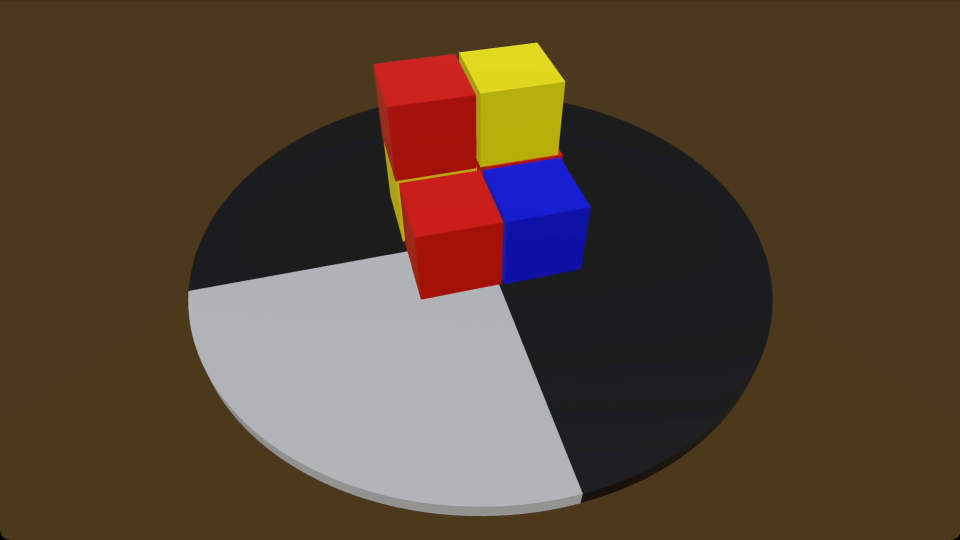
#> input picture frame 183 of video_analyse/ressources/video_example/video_example.mp4, 1920 x 1080 px (shown at 1/2 size)
$ python app.py
#> lines starting #> are read from the running program, lines starting #| are printed output that depends on the picture; after the words box and inside, x2 and y2 are one past the last pixel; in counts of white or black regions, pixels touching at a corner belong together
import cv2
import numpy as np
import os
import json
import time

video_path = '../ressources/video_example/video_example.mp4'

#region CONFIGURATION CONSTANTS

IN_DEBUG_MODE = False
FRAME_STEP_BY_STEP = False

ROTATION_SIDES = 4

CHECKED_FRAMES_PER_SIDE = 10

MIN_CONTOUR_AREA = 1000
MIN_CONTOUR_HEIGHT = 100
MIN_CONTOUR_WIDTH = 100

TOLERANCE_CONTOUR_IS_AROUND_CENTER = 20
TOLERANCE_IS_NEAR_TOP = 50
TOLERANCE_IS_NEAR_BOTTOM = 50

OUTPUT_FILE_NAME = "output.json"
OUTPUT_FILE_DIR = "../tmp"


#endregion

#region PRESTRUCTURED LISTS / DICTIONARIES

red_color = [
    {
        "color_name": "red",
        "lower_bounds": np.array([0, 100, 20]),
        "upper_bounds": np.array([10, 255, 255])
    },
    {
        "color_name": "red",
        "lower_bounds": np.array([160, 100, 20]),
        "upper_bounds": np.array([180, 255, 255])
    }
]

yellow_color = [
    {
        "color_name": "yellow",
        "lower_bounds": np.array([20, 100, 100]),
        "upper_bounds": np.array([40, 255, 255])
    }
]

blue_color = [
    {
        "color_name": "blue",
        "lower_bounds": np.array([90, 100, 100]),
        "upper_bounds": np.array([130, 255, 255])
    }
]

light_grey_color = [
    {
        "color_name": "light grey",
        "lower_bounds": np.array([0, 0, 180]),
        "upper_bounds": np.array([180, 40, 255])
    }
]

result = {
    "time": "",
    "config": {
        "1": "",
        "2": "",
        "3": "",
        "4": "",
        "5": "",
        "6": "",
        "7": "",
        "8": ""
    }
}

result_cache = {
    "1": {
        "color":"",
        "y":0
    },
    "2": {
        "color":"",
        "y":0
    },
    "3": {
        "color":"",
        "y":0
    },
    "4": {
        "color":"",
        "y":0
    },
    "5": {
        "color":"",
        "y":0
    },
    "6": {
        "color":"",
        "y":0
    },
    "7": {
        "color":"",
        "y":0
    },
    "8": {
        "color":"",
        "y":0
    }
}


quadrants = [
    {
        "lower_x": 0,
        "upper_x": 0,
        "lower_y": 0,
        "upper_y": 0
    },
    {
        "lower_x": 0,
        "upper_x": 0,
        "lower_y": 0,
        "upper_y": 0
    },
    {
        "lower_x": 0,
        "upper_x": 0,
        "lower_y": 0,
        "upper_y": 0
    },
    {
        "lower_x": 0,
        "upper_x": 0,
        "lower_y": 0,
        "upper_y": 0
    }
]

quadrant_enum = {
    "QUADRANT_ONE": 0,
    "QUADRANT_TWO": 1,
    "QUADRANT_THREE": 2,
    "QUADRANT_FOUR": 3
}

sides_enum = {
    "SIDE_ONE": 0,
    "SIDE_TWO": 1,
    "SIDE_THREE": 2,
    "SIDE_FOUR": 3
}

complete = {
    "x": 0,
    "y": 0,
    "width": 0,
    "height": 0
}

center_x = []

class color:
   PURPLE = '\033[95m'
   CYAN = '\033[96m'
   DARKCYAN = '\033[36m'
   BLUE = '\033[94m'
   GREEN = '\033[92m'
   YELLOW = '\033[93m'
   RED = '\033[91m'
   BOLD = '\033[1m'
   UNDERLINE = '\033[4m'
   END = '\033[0m'

#endregion

#region HELPER METHODS

# [19 lines left out: functions calcualte_color_at_cordinate, is_approx_modular, not called in this run]

def image_show(name, frame):
    if IN_DEBUG_MODE:
        cv2.imshow(name, frame)

# [6 lines left out: function log, not called in this run]

def print_step(message):
        print(f"{color.BOLD}{message}{color.END}")

def is_in_range(value1, value2, tolerance=10):
    return abs(value1 - value2) <= tolerance

#endregion

#region METHODS TO CALCULATE SINGLE ROTATION TIME

# [15 lines left out: function calculate_rectangle_simularity, not called in this run]


def calculate_rotation_time(color):

    print_step("STEP 1: CALCULATE SINGLE ROTATION TIME IN FRAMES")

    cap = cv2.VideoCapture(os.path.join(os.path.dirname(os.path.abspath(__file__)), video_path))

    frame_count = 0

    position_marker_first_frame = (0, 0, 0, 0)

    while True:
        ret, frame = cap.read()
#> frame is the input picture: shape (1080, 1920, 3); mean B, G, R 51.9, 68.9, 86.6

        if not ret:
            break


        hsv = cv2.cvtColor(frame, cv2.COLOR_BGR2HSV)
#> hsv: shape (1080, 1920, 3); mean H, S, V 45.4, 121.4, 91.1
        mask = create_color_mask(hsv, color)

        objects = calculate_object_cordinates_with_contour(mask)

        frame_count = frame_count + 1

        # Fix this part to be more generic
        if (len(objects) == 0):
            continue

        if (frame_count == 1):
            position_marker_first_frame = objects[0]
            continue

        # Calculate frame amount until simular starting patterns reoccur
        # Ignore the first few frames
        if (frame_count > 20 and calculate_rectangle_simularity(position_marker_first_frame, objects[0])):
            log(f"Finished calculating cycle time: {frame_count} frames")
            return frame_count


#endregion

#region MASK CREATION

def create_color_mask(hsv, colors):

    mask = []

    for color in colors:
        if len(mask) == 0:
            mask = cv2.inRange(hsv, color["lower_bounds"], color["upper_bounds"])
        else:
            mask = cv2.bitwise_or(mask, cv2.inRange(hsv, color["lower_bounds"], color["upper_bounds"]))
#> this loop made 1 pass
#> pass 1, in create_color_mask, `mask = cv2.inRange(hsv, color["lower_bounds"], color["upper_bounds"])`:
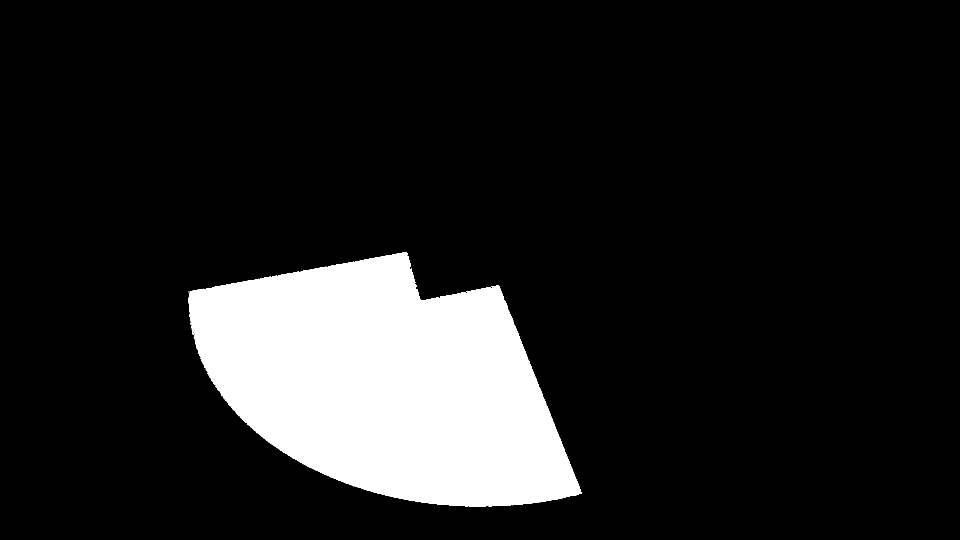
#> mask: shape (1080, 1920) (shown at 1/2 size); 13% white; 3 white regions (2 under 20 px)

    return mask


# [49 lines left out: function create_contour_mask, not called in this run]

#endregion

#region CORDINATE CALCULATION

def calculate_object_cordinates_with_contour(frame):
    contours, _ = cv2.findContours(frame, cv2.RETR_EXTERNAL, cv2.CHAIN_APPROX_SIMPLE)
#> contours = 3 contours, 2 with area under 20; largest, box (x1, y1, x2, y2) and area: (377, 504, 1164, 1013) 268782

    objects = []

    for contour in contours:

        contour_area = cv2.contourArea(contour)

        if contour_area >= MIN_CONTOUR_AREA:
            x, y, w, h = cv2.boundingRect(contour)

            if  h > MIN_CONTOUR_HEIGHT and w > MIN_CONTOUR_WIDTH:
                objects.append((x, y, w, h))
#> this loop made 3 passes
#> (contour_area, x, y, w, h) on pass 3: (268782, 377, 504, 787, 509)
#> after the loop, objects = [(377, 504, 787, 509)]

    return objects


#region METHODS TO DISQUALIFY CENTER POINTS

# [199 lines left out: functions is_near_center_x_position, is_lesser_or_near_top, is_further_or_near_bottom, calcualte_object_center_cordinates_with_edge_detection, calculate_object_cordinates_with_blob_detection, set_quadrants and 5 more, not called in this run]

#endregion

def main():

    rotation_time_in_frames = calculate_rotation_time(light_grey_color)
#> in calculate_rotation_time, `position_marker_first_frame = objects[0]`: position_marker_first_frame = (377, 504, 787, 509)
    cap = cv2.VideoCapture(os.path.join(os.path.dirname(os.path.abspath(__file__)), video_path))

    frame_count = 0
    side_count = sides_enum["SIDE_ONE"]

    cubes_cordinates =  []

    print_step("STEP 2: CALCULATE 2D CORDINATES OF CUBES USING COLOR, CONTOUR AND EDGE-DETECTION")

    while True:


        exit_analyse = False

        ret, frame = cap.read()
        result = frame

        # Exit if plate has cycled ones (going back to start position isn't necessary)
        if frame_count >= rotation_time_in_frames:
            print_step("STEP 3: GENERATE OUTPUT")
            analyze_generated_result_and_remove_invalid_cubes(result_cache)
            log(result_cache, True)
            write_output(result_cache)
            break

        # ToDo: Dynamically calculate a frame the starting frame
        if frame_count == 0:
            hsv = cv2.cvtColor(frame, cv2.COLOR_BGR2HSV)
            color_mask = create_color_mask(hsv, red_color + yellow_color + blue_color)
            cubes_cordinates = calculate_object_cordinates_with_contour(color_mask)

            complete["x"] = cubes_cordinates[0][0]
            complete["y"] = cubes_cordinates[0][1]
            complete["width"] = cubes_cordinates[0][2]
            complete["height"] = cubes_cordinates[0][3]

            set_quadrants()


        # ToDo: refactor this!!!!
        if is_approx_modular(frame_count, (rotation_time_in_frames / 4)):

            # frame = frame[ cubes_cordinates[0][1]:cubes_cordinates[0][1] + cubes_cordinates[0][3], cubes_cordinates[0][0]:cubes_cordinates[0][0] + cubes_cordinates[0][2]]
            hsv = cv2.cvtColor(frame, cv2.COLOR_BGR2HSV)
            color_mask = create_color_mask(hsv, red_color + yellow_color + blue_color)

            result_color = cv2.bitwise_and(frame, frame, mask=color_mask)
            result_contour = create_contour_mask(result_color)
            result = result_contour

            cordinates = calcualte_object_center_cordinates_with_edge_detection(result)

            # Foreach center point inside a  detected rectangle calculate the 2D quadrant, color and map it to a 3D grid
            for c_point in cordinates:

                c_point_quadrant = calculate_quadrant(c_point["x"], c_point["y"])
                c_point_color = calcualte_color_at_cordinate(frame, c_point["x"], c_point["y"])

                if side_count == sides_enum["SIDE_ONE"]:
                    mapping_2d_to_3d_result(result_cache["4"], result_cache["1"], result_cache["8"], result_cache["5"], c_point_quadrant, c_point_color, c_point["y"])
                elif side_count == sides_enum["SIDE_TWO"]:
                    mapping_2d_to_3d_result(result_cache["1"], result_cache["2"], result_cache["5"], result_cache["6"], c_point_quadrant, c_point_color, c_point["y"])
                elif side_count == sides_enum["SIDE_THREE"]:
                    mapping_2d_to_3d_result(result_cache["2"], result_cache["3"], result_cache["6"], result_cache["7"], c_point_quadrant, c_point_color, c_point["y"])
                elif side_count == sides_enum["SIDE_FOUR"]:
                    mapping_2d_to_3d_result(result_cache["3"], result_cache["4"], result_cache["7"], result_cache["8"], c_point_quadrant, c_point_color, c_point["y"])

            # Go to next side, after the last frame was checked
            if (frame_count % ((rotation_time_in_frames) / ROTATION_SIDES)) - CHECKED_FRAMES_PER_SIDE == 0:
                if side_count == ROTATION_SIDES - 1:
                    side_count = sides_enum["SIDE_ONE"]
                else:
                    side_count = side_count + 1

        # Run frame after frame for debugging purposes
        if IN_DEBUG_MODE:

            image_show('Original', frame)
            image_show('Result', result)

            if FRAME_STEP_BY_STEP:
                while True:
                    # Press enter to run next frame
                    if cv2.waitKey(1) == 13:
                        break

                    if cv2.waitKey(1) & 0xFF == ord('q'):
                        exit_analyse = True
                        break

            if exit_analyse or (cv2.waitKey(1) & 0xFF == ord('q')):
                break

        frame_count = frame_count + 1


    cv2.destroyAllWindows()
    cap.release()


if __name__ == "__main__":
    main()

$ run again, starting later in the video
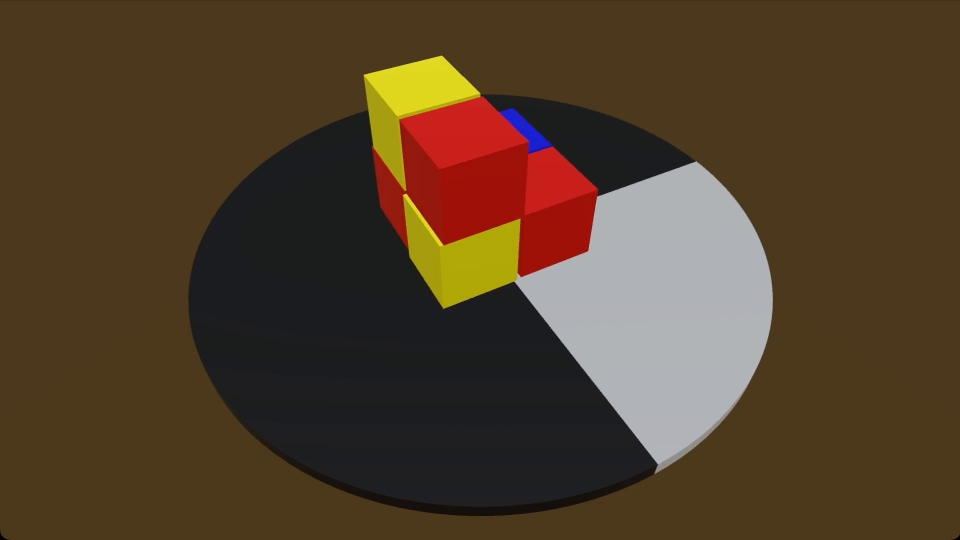
#> input picture frame 826 of video_analyse/ressources/video_example/video_example.mp4, 1920 x 1080 px (shown at 1/2 size)
#> in calculate_rotation_time, frame is the input picture: shape (1080, 1920, 3); mean B, G, R 42, 62.8, 81.2
#> hsv: shape (1080, 1920, 3); mean H, S, V 44.3, 122.2, 82.6
#> the loop in create_color_mask, `for color in colors:` made 1 pass
#> pass 1, in create_color_mask, `mask = cv2.inRange(hsv, color["lower_bounds"], color["upper_bounds"])`:
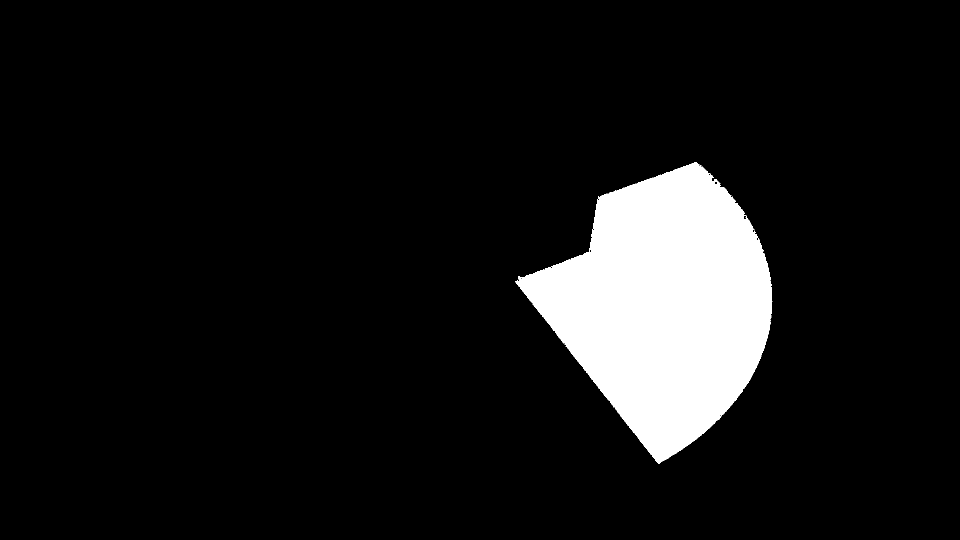
#> mask: shape (1080, 1920) (shown at 1/2 size); 8.8% white; 3 white regions (2 under 20 px)
#> contours = 3 contours, 2 with area under 20; largest, box (x1, y1, x2, y2) and area: (1030, 324, 1545, 928) 181409
#> the loop in calculate_object_cordinates_with_contour, `for contour in contours: ` made 3 passes
#> (contour_area, x, y, w, h) on pass 3: (181409, 1030, 324, 515, 604)
#> after the loop in calculate_object_cordinates_with_contour, `for contour in contours:`: objects = [(1030, 324, 515, 604)]
#> position_marker_first_frame = (1030, 324, 515, 604)

$ run again, starting later in the video
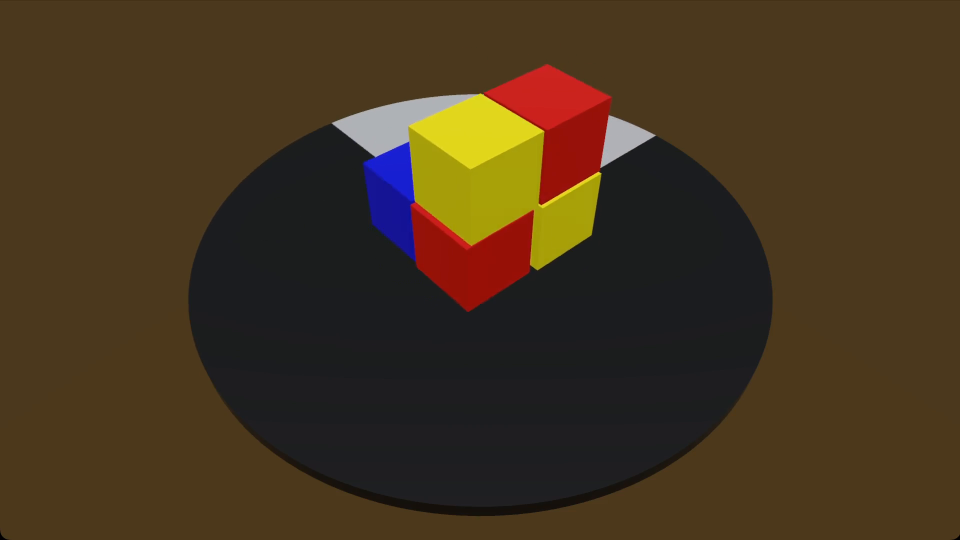
#> input picture frame 1468 of video_analyse/ressources/video_example/video_example.mp4, 1920 x 1080 px (shown at 1/2 size)
#> in calculate_rotation_time, frame is the input picture: shape (1080, 1920, 3); mean B, G, R 30.6, 52.1, 68.8
#> hsv: shape (1080, 1920, 3); mean H, S, V 45.2, 124.7, 70.8
#> the loop in create_color_mask, `for color in colors:` made 1 pass
#> pass 1, in create_color_mask, `mask = cv2.inRange(hsv, color["lower_bounds"], color["upper_bounds"])`:
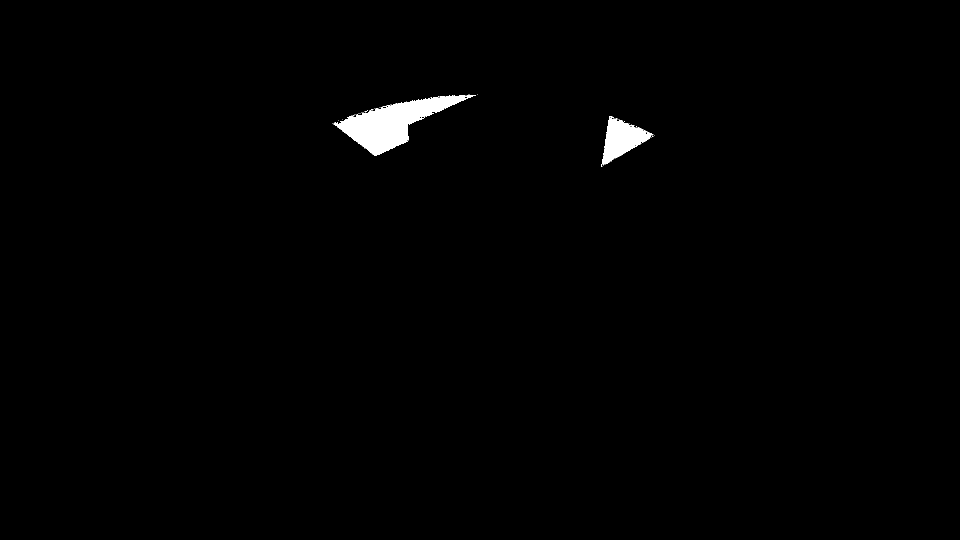
#> mask: shape (1080, 1920) (shown at 1/2 size); 0.87% white; 22 white regions (20 under 20 px)
#> contours = 22 contours, 20 with area under 20; largest, box (x1, y1, x2, y2) and area: (667, 189, 952, 312) 12760, (1202, 232, 1307, 334) 4754
#> the loop in calculate_object_cordinates_with_contour, `for contour in contours: ` made 22 passes
#> (contour_area, x, y, w, h) on passes 11, 22: (4754.5, 1202, 232, 105, 102), (12760, 667, 189, 285, 123)
#> after the loop in calculate_object_cordinates_with_contour, `for contour in contours:`: objects = [(1202, 232, 105, 102), (667, 189, 285, 123)]
#> position_marker_first_frame = (1202, 232, 105, 102)
